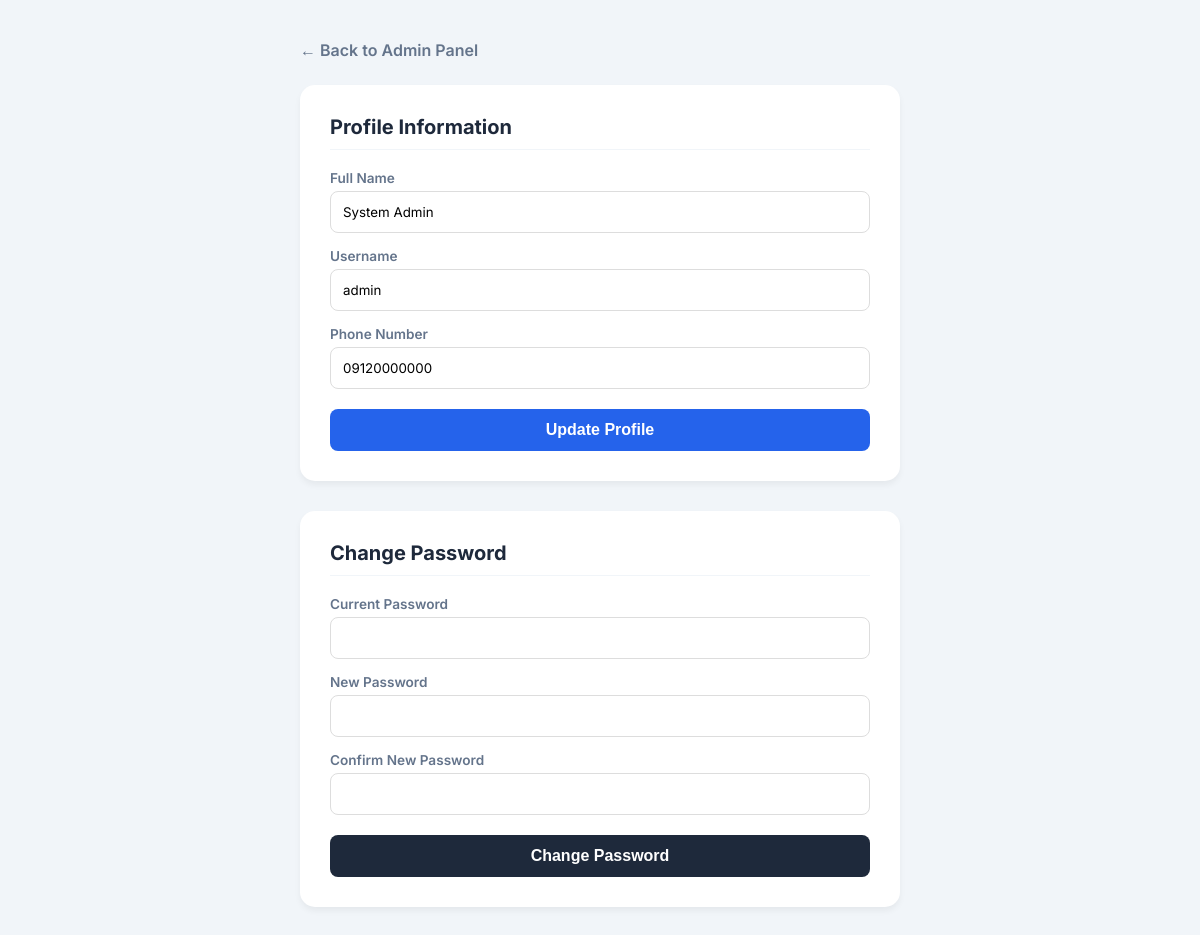
The page /settings.php (signed in) on the database its author committed.
### tables this page shows
CREATE TABLE `users` (
  `id` int(11) NOT NULL,
  `full_name` varchar(100) NOT NULL,
  `username` varchar(50) NOT NULL,
  `phone_number` varchar(15) NOT NULL,
  `password` varchar(255) NOT NULL,
  `role` enum('user','admin') DEFAULT 'user',
  `created_at` timestamp NOT NULL DEFAULT current_timestamp()
);

### settings.php (the view, shortened to what this page needs)
<?php
include 'db.php';
$user_id = $_SESSION['user_id'];
$stmt = $pdo->prepare("SELECT * FROM users WHERE id = ?");
$stmt->execute([$user_id]);
$user = $stmt->fetch();
$back_url = ($_SESSION['role'] === 'admin') ? 'admin.php' : 'dashboard.php';
$back_text = ($_SESSION['role'] === 'admin') ? 'Admin Panel' : 'Dashboard';
?>
<!DOCTYPE html>
<html lang="en">
<head>
</head>
<body>
<div class="container">
    <a href="<?= $back_url ?>" class="back-btn">← Back to <?= $back_text ?></a>
    <div class="card">
        <h2>Profile Information</h2>
        <form method="POST">
            <label>Full Name</label>
            <input type="text" name="full_name" value="<?= htmlspecialchars($user['full_name']) ?>" required>
            <label>Username</label>
            <input type="text" name="username" value="<?= htmlspecialchars($user['username']) ?>" required>
            <label>Phone Number</label>
            <input type="text" name="phone_number" value="<?= htmlspecialchars($user['phone_number']) ?>" required>
            <button type="submit" name="update_profile">Update Profile</button>
        </form>
    </div>
    <div class="card">
        <h2>Change Password</h2>
        <form method="POST">
            <label>Current Password</label>
            <input type="password" name="current_password" required>
            <label>New Password</label>
            <input type="password" name="new_password" required>
            <label>Confirm New Password</label>
            <input type="password" name="confirm_password" required>
            <button type="submit" name="update_password" class="password-btn">Change Password</button>
        </form>
    </div>
</div>
</body>
</html>

### settings.php (style rules this page uses)
:root { --primary: #2563eb; --dark: #1e293b; --success: #22c55e; --danger: #ef4444; }
body { font-family: 'Inter', sans-serif; background: #f1f5f9; padding: 40px; color: var(--dark); margin: 0; }
.container { max-width: 600px; margin: 0 auto; }
.back-btn { display: inline-block; margin-bottom: 25px; text-decoration: none; color: #64748b; font-weight: 600; transition: 0.2s; }
.card { background: white; padding: 30px; border-radius: 15px; box-shadow: 0 4px 6px rgba(0,0,0,0.05); margin-bottom: 30px; }
h2 { margin-top: 0; margin-bottom: 20px; font-size: 1.25rem; border-bottom: 1px solid #f1f5f9; padding-bottom: 10px; }
label { display: block; margin-top: 15px; font-size: 0.85rem; color: #64748b; font-weight: 600; }
input { width: 100%; padding: 12px; margin-top: 5px; border: 1px solid #ddd; border-radius: 8px; box-sizing: border-box; font-family: inherit; }
button { width: 100%; padding: 12px; background: var(--primary); color: white; border: none; border-radius: 8px; font-weight: 600; cursor: pointer; margin-top: 20px; font-size: 1rem; }
.password-btn { background: var(--dark); }

### rows shown on the page
users: full_name "System Admin", username "admin", phone_number "09120000000"

### other values the page prints
$back_text "Admin Panel"
